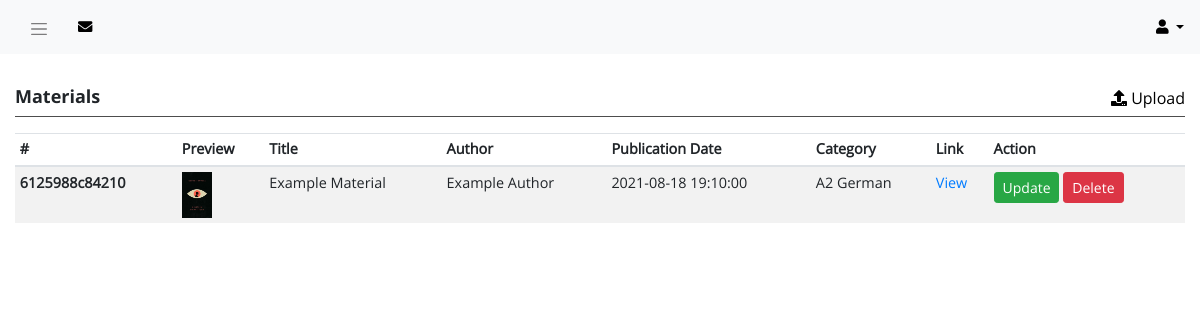
Page /admin/materials.php (signed in) on the committed database.
### tables this page shows
CREATE TABLE `materials` (
  `ID` int(11) NOT NULL,
  `code` varchar(255) NOT NULL,
  `title` varchar(255) NOT NULL,
  `author` varchar(255) NOT NULL,
  `pub_date` datetime NOT NULL,
  `category` varchar(255) NOT NULL,
  `preview` varchar(255) NOT NULL,
  `link` varchar(255) NOT NULL,
  `entry_date` datetime NOT NULL DEFAULT CURRENT_TIMESTAMP
);

### admin/includes/functions.php (called while the page is built, shortened)
<?php
function getAllMaterials($conn) {
  $sql = "SELECT * FROM materials ORDER BY entry_date DESC";
  $result = mysqli_query($conn, $sql);
  $materials = [];
  if (mysqli_num_rows($result) > 0) {
    while($row = mysqli_fetch_assoc($result)) {
      $materials[$row['code']] = $row;
    }
    return $materials;
  }
  return false;
}
?>

### admin/materials.php (the view, shortened to what this page needs)
<?php
require '../includes/db_connect.php';
require './includes/functions.php';
?>
<!DOCTYPE html>
<html lang="en">
<head>
  <link rel="stylesheet" href="<?php echo ROOT?>/lib/bootstrap/css/bootstrap.min.css">
  <link rel="stylesheet" href="<?php echo ROOT?>/lib/font-awesome/css/all.min.css">
  <link rel="stylesheet" href="<?php echo ROOT?>/admin/css/admin.css">
</head>
<body>
  <main class="wrapper">
    <div class="page-content-wrapper">
      <?php
      require './includes/header.php';
      ?>
      <section class="notification-panel">
    </section>
    <section class="main-content">
      <div class="container-fluid">
        <div class="row">
          <div class="col-12">
            <div class="dash-panel">
              <div class="dash-panel-header d-flex justify-content-between">
                <h4>Materials</h4>
                <div class="dash-panel-action">
                  <a href="" data-toggle="modal" data-target="#uploadMaterialModal"><i class="fa fa-upload"></i> Upload</a>
                </div>
              </div>
              <div class="dash-panel-content">
                <table class="table table-sm table-striped">
                  <thead>
                    <tr>
                      <th scope="col">#</th>
                      <th scope="col">Preview</th>
                      <th scope="col">Title</th>
                      <th scope="col">Author</th>
                      <th scope="col">Publication Date</th>
                      <th scope="col">Category</th>
                      <th scope="col">Link</th>
                      <th scope="col">Action</th>
                    </tr>
                  </thead>
                  <tbody>
                    <?php
                    $materials = getAllMaterials($conn);
                    if ($materials !== false) {
                      foreach ($materials as $material) {
                        $material = (object) $material;
                        ?>
                        <tr>
                          <th scope="row"><?php echo $material->code;?></th>
                          <td><img src="../uploads/captions/<?php echo $material->preview;?>" alt="" width="30px"></td>
                          <td><?php echo $material->title;?></td>
                          <td><?php echo $material->author;?></td>
                          <td><?php echo $material->pub_date;?></td>
                          <td><?php echo $material->category;?></td>
                          <td><a href="../uploads/materials/<?php echo $material->link;?>" target="_blank">View</a></td>
                          <td>
                            <button class="btn btn-sm btn-success" onclick="updateMaterial('<?php echo $material->code;?>')">Update</button>
                            <a href="materials.php?action=delete_material&code=<?php echo $material->code;?>" class="btn btn-sm btn-danger">Delete</a>
                          </td>
                        </tr>
                        <?php
                      }
                    } else {
                      ?>
                      <tr>
                        <th colspan="8" class="text-muted text-center">No materials yet</th>
                      </tr>
                      <?php
                    }
                    ?>
                  </tbody>
                </table>
              </div>
            </div>
          </div>
        </div>
      </div>
    </section>
  </div>
</main>
</body>
</html>

### admin/css/admin.css (style rules this page uses)
body { font-family: "OpenSans", Arial, sans-serif; }
h4 { font-size: 18px; }
h1, h2, h3, h4, h5, h6 { line-height: 1.2em; }
.wrapper { display: flex; }
.page-content-wrapper { width: 100%; }
.notification-panel { padding: 1rem 0; }
.dash-panel .dash-panel-header { border-bottom: 1px solid #4d4d4d; margin-bottom: 1rem; }
.dash-panel .dash-panel-header h4 { font-family: "OpenSans-Bold", Arial, sans-serif; }
.dash-panel .dash-panel-action a { color: #000; }
.dash-panel table { font-size: 0.9rem; }

### rows in the picture
materials: code "6125988c84210", preview (picture), title "Example Material", author "Example Author", pub_date "2021-08-18 19:10:00", category "A2 German"
